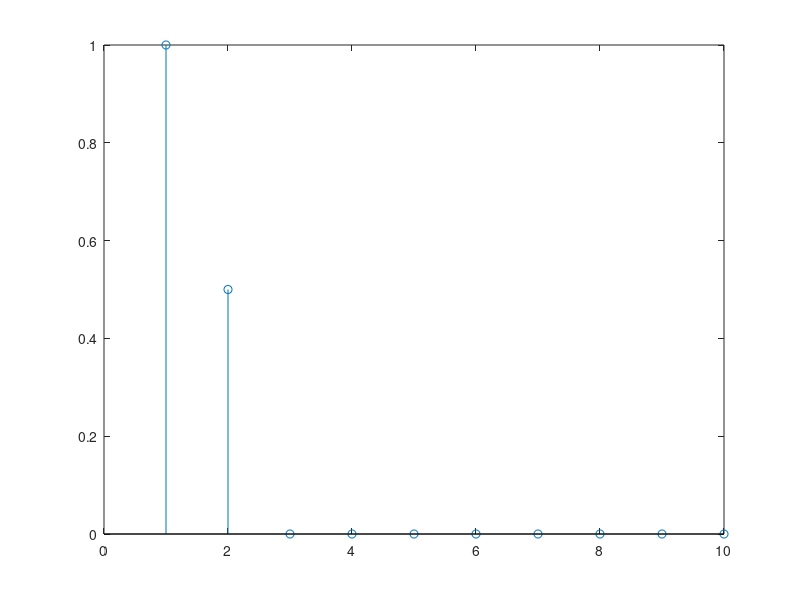

MATLAB code for this plot:
% Sistema: y[n] = x[n] + 0.5x[n-1]
b = [1, 0.5];
a = [1, 0];

cant_muestras = 10;
h = zeros(1, cant_muestras);
x = zeros(1, cant_muestras);
x(1) = 1;


for n = 1:cant_muestras
    if n == 1
        % h(1) = b1 * x(1)
        h(n) = b(1) * x(n);
    else
        % h(2) = b1 * x(2) + b2 * x(1)
        h(n) = b(1) * x(n) + b(2) * x(n-1);
    end
end
stem(h)
